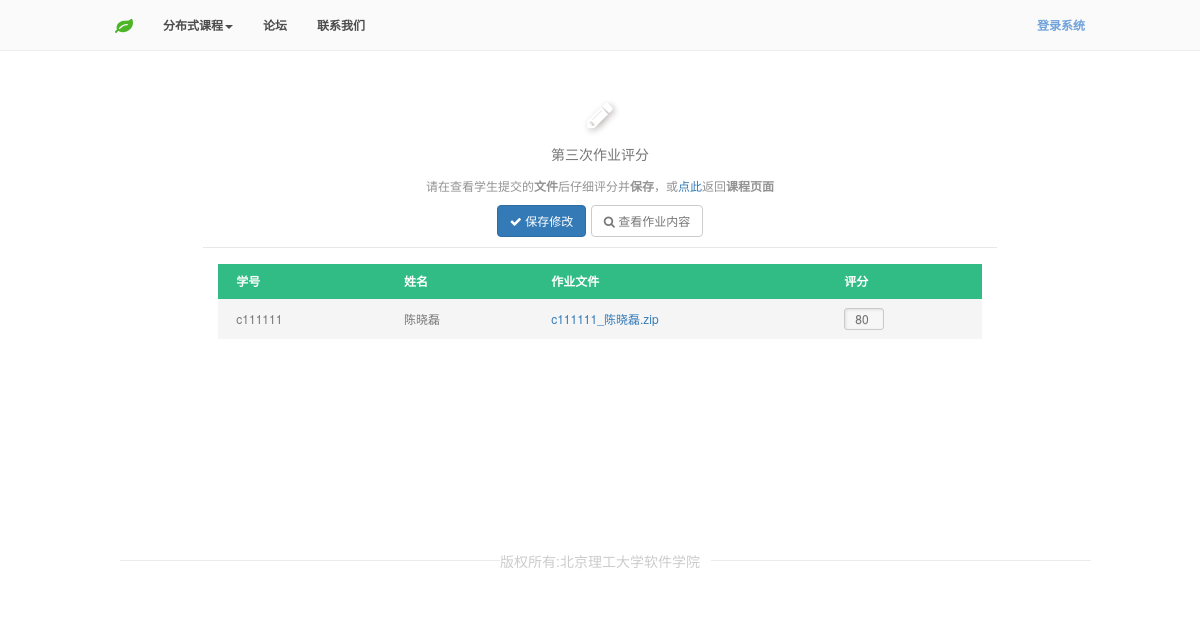
Page /workScore.php?taskId=1 on the committed database.
### tables this page shows
CREATE TABLE `task_submit` (
  `id` int(10) NOT NULL,
  `task_id` int(10) NOT NULL,
  `user_id` int(10) NOT NULL,
  `file_link` varchar(255) NOT NULL,
  `score` int(10) NOT NULL COMMENT '分数'
);

CREATE TABLE `user` (
  `id` int(11) NOT NULL,
  `username` varchar(32) NOT NULL,
  `password` varbinary(64) NOT NULL,
  `salt` varbinary(32) NOT NULL,
  `name` varchar(50) NOT NULL,
  `joined` datetime NOT NULL,
  `portraits` varchar(255) NOT NULL,
  `group` char(1) NOT NULL
);

### class/DB.php (called while the page is built, shortened)
<?php
class DB{
	private static $_instance = null;
	private $_results,
	        $_pdo,
		    $_query,
		    $_error = false,
		    $_count = 0;
	private function __construct(){
		try{
		   $this->_pdo = new  PDO('mysql:host=' . Config::get('mysql/host') . ';dbname=' . Config::get('mysql/db') ,Config::get('mysql/username'), Config::get('mysql/password'));
           $this->_pdo ->exec("SET names UTF8");
		}catch(PDOException $e){
			die($e->getMessage());
		}
	}
	public static function getInstance(){
		if(isset(self::$_instance)===false){
			self::$_instance = new DB();
		}
		return self::$_instance;
	}
	public function query($sql, $params = array()){
		$this -> _error = false;
		$this -> _count = 0;
		if($this-> _query = $this -> _pdo->prepare($sql)) {
			$x=1;
			if(count($params)){
				foreach ($params as $param) {
					$this -> _query ->bindValue($x, $param);
					$x++;
				}
			}
			if($this -> _query -> execute()){
				$this-> _results = $this-> _query->fetchAll(PDO::FETCH_OBJ);
				$this -> _count = $this -> _query -> rowCount();
			}else{
				$this -> _error = true;
			}
		}
		return $this;
	}
	public function action($action, $table, $where = array()){
		if(count($where)===3){
			$operators = array('=','>','<','>=','<=','like');
			$field        =  $where[0];
			$operator   =  $where[1];
			$value      =  $where[2];
			if(in_array($operator, $operators)){
				$sql = "{$action} from {$table} where {$field} {$operator} ?";
				if(!$this -> query ($sql , array($value))->error()){
					return $this;
				}
			}
		}
		return false;
	}
	public function get($table,$where = ''){
		return $this -> action('select * ', $table ,$where);
	}
	public function error(){
		return $this -> _error;
	}
	public function count(){
		return $this -> _count;
	}
	public function results(){
		return $this -> _results;
	}
	public function first(){
		return $this -> _results[0];
	}
}

### class/Input.php (called while the page is built, shortened)
<?php
class Input{
	public static function get($item){
		if(isset($_POST[$item])){
			return $_POST[$item];
		}else if(isset($_GET[$item])){
			return $_GET[$item];
		}
		return  '';
	}
}

### class/TaskSubmit.php (called while the page is built, shortened)
<?php
class TaskSubmit {
    private $_db,
            $_tableName,
            $_data,
            $_result;
    public function __construct() {
        $this->_db = DB::getInstance();
    }
    public function findWithTaskId($id = null){
            $data = $this->_db->get('task_submit', array('task_id', '=', $id));
            if ($data->count()) {
                $this->_data = $data->results();
                return $this;
            }else return false;
        }
    public function data(){
            return $this->_data;
        }
}
?>

### class/Config.php (called while the page is built)
<?php
class Config{
	public static function get ($path = null){
		if($path){
			$config = $GLOBALS['config'];
			$path = explode('/', $path);
			foreach ($path as $bit) {
				if(isset($config[$bit])){
					$config = $config[$bit];
				}
			}
			return $config;
		}
		return false;
	}
}

### class/User.php (called while the page is built, shortened)
<?php
        class User {
            protected $_db,
                    $_data,
                    $_sessionName,
                    $_cookieName,
                    $_tableName,
                    $_isLoggedIn;
            public function __construct($user = null) {
                $this->_db = DB::getInstance();
                $this->_sessionName = Config::get('session/session_name');
            }
            public function find($user = null) {
                if ($user) {
                    $field = (is_numeric($user)) ? 'id' : 'username';
                    $data = $this->_db->get('user', array($field, '=', $user));
                    if ($data->count()) {
                        $this->_data = $data->first();
                        return $this;
                    }
                }
                return false;
            }
            public function data() {
                return $this->_data;
            }
        }

### class/Session.php (called while the page is built, shortened)
<?php
class Session{
	public static function exists($name){
		return (isset($_SESSION[$name])) ? true :false;
	}
}

### workScore.php (the view, shortened to what this page needs)
<?php
include "includes/header.php";
$taskSubmit = new TaskSubmit();
$taskSubmit = $taskSubmit->findWithTaskId(Input::get('taskId'));
$user = new User();
?>
<link rel="stylesheet" type="text/css" href="css/table/component.css">
<link rel="stylesheet" type="text/css" href="css/workScore.css">
<div class="main row">
	<div class="intro col-md-8 col-md-offset-2">
		<i class="fa fa-pencil fa-animate"></i>
		<h4>第三次作业评分</h4>
		<p>请在查看学生提交的<b>文件</b>后仔细评分并<b>保存</b>，或<a href="course.php">点此</a>返回<b>课程页面</b></p>
		<a class="save btn btn-primary"><i class="fa fa-check"></i> 保存修改</a>
		<a href="#"class="btn btn-default"><i class="fa fa-search"></i> 查看作业内容</a>
	</div>
	<div class="table-box col-md-8 col-md-offset-2">
		<table class="score">
			<thead>
				<tr>
					<th>学号</th>
					<th>姓名</th>
					<th>作业文件</th>
					<th>评分</th>
				</tr>
			</thead>
			<tbody>
			<?php if($taskSubmit){
				$data = $taskSubmit->data();
				foreach ($data as $key => $value) {
				$number = $user->find($value->user_id)->data()->username;
				$name = $user->find($value->user_id)->data()->name;
			?>
				<tr>
					<td submitId=<?php echo $value->id?> class="number"><?php echo $number?></td>
					<td class="name"><?php echo $name?></td>
					<td class="file_link"><a href=<?php echo $value->file_link?>> <?php echo $number."_".$name.".zip"?></a></td>
					<td class="score"> <input class="score" type="text" value=<?php echo $value->score?>></td>
				</tr>
			<?php  }}?>
			</tbody>
		</table>
	</div>
</div>
<?php
include "includes/footer.php";
?>

### css/custom.css (style rules this page uses)
* { font-family: "微软雅黑"; font-family: "Helvetica Neue", Helvetica, Arial, sans-serif; font-weight: normal; margin:0; padding:0; }
html,body { margin: 0 !important; padding: 0 !important; position: relative; overflow-x: hidden; color:#777; }
.main { margin-top: 100px; min-height: 400px; }
html, body, div, span, object, iframe, p, blockquote, pre, a, abbr, acronym, address, big, cite, code, del, dfn, em, img, ins, kbd, q, s, samp, small, strike, strong, sub, sup, tt, var, b, u, i, center, dl, dt, dd, ol, ul, li, fieldset, form, label, legend, table, caption, tbody, tfoot, thead, tr, th, td, article, aside, canvas, details, embed, figure, figcaption, footer, header, hgroup, menu, nav, output, ruby, section, summary, time, mark, audio, video, h1, h2, h3, h4, h5, h6 { margin: 0; padding: 0; border: 0; outline: 0; font-size: 100%; vertical-align: baseline; background: transparent; }
textarea, input[type="text"], input[type="password"], input[type="datetime"], input[type="datetime-local"], input[type="date"], input[type="month"], input[type="time"], input[type="week"], input[type="number"], input[type="email"], input[type="url"], input[type="search"], input[type="tel"], input[type="color"] { -webkit-border-radius: 0 !important; -moz-border-radius: 0 !important; border-radius: 3px !important; border-width: 1px; color: #858585; background-color: #fff; border:1px solid #ccc ; -webkit-box-shadow: -webkit-box-shadow: 0 0 4px rgba(221, 216, 216, 0.74), 0 0 0px 1002px #FCFCFC inset !important; -moz-box-shadow: -moz-box-shadow: 0 0 4px rgba(221, 216, 216, 0.74), 0 0 0px 1002px #FCFCFC inset !important; box-shadow: box-shadow: 0 0 4px rgba(221, 216, 216, 0.74), 0 0 0px 1002px #FCFCFC inset !important; -webkit-transition-duration: .1s; -moz-transition-duration: .1s; -o-transition-duration: .1s; transition-duration: .1s; width: 100% !important; }
.btn { font-size: 12px; }
.btn-default { color:#777; }
.fa-animate { -webkit-animation: pulse 0.6s infinite alternate; animation: pulse 0.6s infinite alternate; }

### css/table/component.css (style rules this page uses)
table { border-collapse: collapse; margin-bottom: 3em; width: 100%; background: #fcfcfc; }
td, th { padding: 0.75em 1.5em; text-align: left; }
th { background-color: #31bc86; font-weight: bold; color: #fff; white-space: nowrap; }
tbody tr:nth-child(2n-1) { background-color: #f5f5f5; transition: all .125s ease-in-out; }
.sticky-wrap td, .sticky-wrap th { box-sizing: border-box; }

### css/workScore.css (style rules this page uses)
.table-box table { font-size: 12px; }
.main { text-align: center; padding-left: 20px; padding-right: 20px; }
input[type="text"].score { width: 40px !important; background: #F7F7F7; color: #717171; border-radius: 2px; box-shadow: inset 1px 1px 3px rgba(0,0,0,.1); text-shadow: 0 1px rgba(0,0,0,.1); border: 1px solid #CBC9C9; padding: 0px; padding-left: 10px; }
.table-box table a { color: #337AB7; }
.table-box table td { line-height: 20px; }
.intro { padding-bottom: 10px; border-bottom: 1px solid #E8E6E6; }
.intro .fa-pencil { font-size: 30px; color: #FFFFFF; text-shadow: 2px 2px 6px #BAB3B3; }
.intro h4 { font-size: 14px; margin: 15px; }
.intro p { font-size: 12px; color: #949393; margin-top: 0px; margin-bottom: 10px; }

### rows in the picture
task_submit: user.username "c111111", user.name "陈晓磊", score "80"
